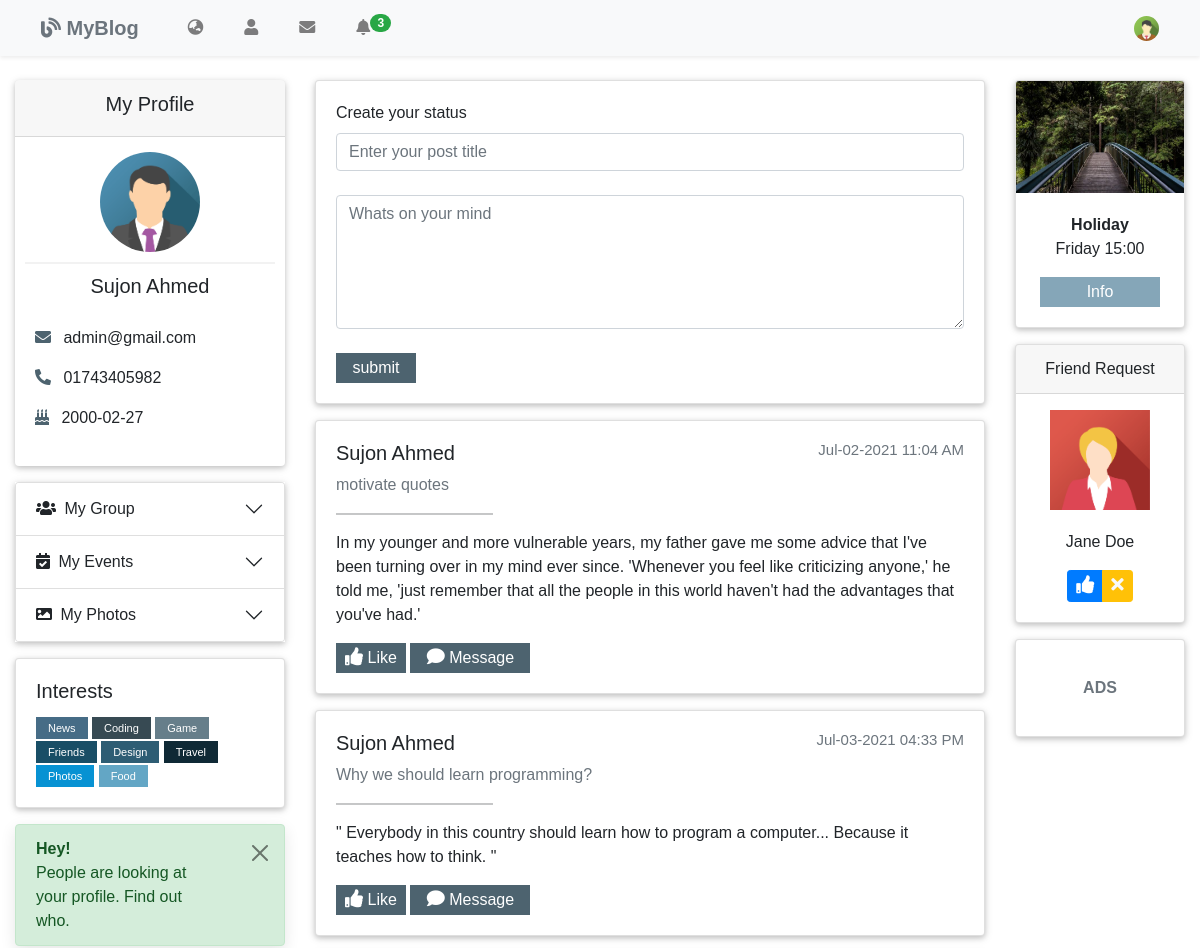
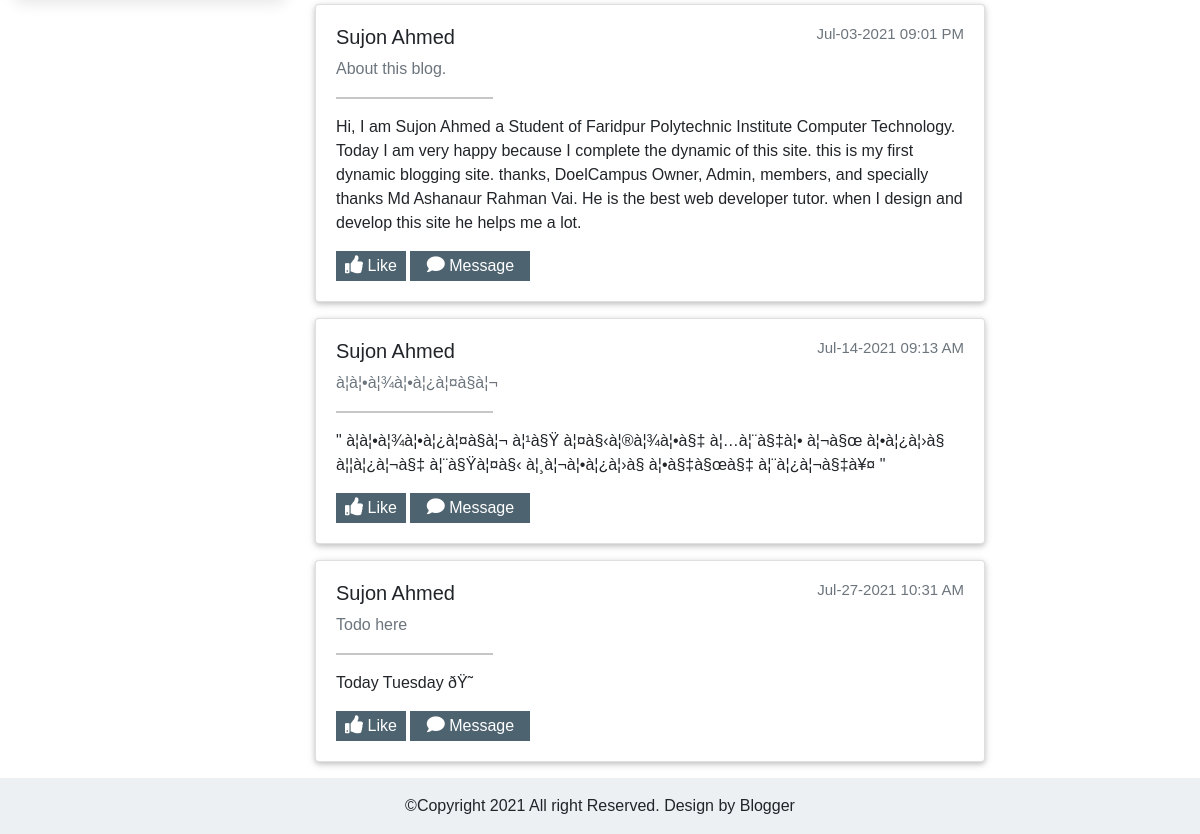
/myblog.php (signed in), run on the app's committed database (2 pictures, top to bottom).
### tables this page shows
CREATE TABLE `users` (
  `id` int(11) NOT NULL,
  `user_name` varchar(30) NOT NULL,
  `user_email` varchar(40) NOT NULL,
  `user_phone` varchar(15) NOT NULL,
  `date_of_bath` varchar(100) NOT NULL,
  `user_pass` varchar(255) NOT NULL,
  `user_about` longtext NOT NULL,
  `user_created_at` datetime NOT NULL DEFAULT current_timestamp()
);

CREATE TABLE `post` (
  `id` int(11) NOT NULL,
  `user_id` int(10) NOT NULL,
  `post_title` varchar(70) NOT NULL,
  `post_body` longtext NOT NULL,
  `post_created_at` datetime NOT NULL DEFAULT current_timestamp()
);

### myblog.php (the view, shortened to what this page needs)
<?php
    require 'connection.php';
    if(isset($_GET['id'])) {
        $id = $_GET['id'];
       $post_sql = "SELECT * FROM `post` WHERE  user_id = '$id'  ORDER BY id DESC";
        $post_result = $con->query($post_sql);
        $sql = "SELECT * FROM `users` WHERE id = '$id'";
        $result = $con->query($sql);
        if($result->num_rows > 0) {
            while($row = $result->fetch_object()){
                $id = $row->id;
                $user_name = $row->user_name;
                $user_email = $row->user_email;
                $user_phone = $row->user_phone;
                $date_of_bath = $row->date_of_bath;
                $user_pass = $row->user_pass;
                $user_about = $row->user_about;
                $user_created_at = $row->user_created_at;
            }
        }
    }
    else{
        $id = $_SESSION['id'];
        $post_sql = "SELECT * FROM `post` WHERE user_id = '$id'";
        $post_result = $con->query($post_sql);
        $sql = "SELECT * FROM `users` WHERE id = '$id'";
        $result = $con->query($sql);
        if($result->num_rows > 0) {
            while($row = $result->fetch_object()){
                $user_name = $row->user_name;
                $user_email = $row->user_email;
                $user_phone = $row->user_phone;
                $date_of_bath = $row->date_of_bath;
            }
        }
    }
?>
<!DOCTYPE html>
<html lang="en">
<head>
    <link rel="stylesheet" href="asset/css/style.css">
    <link rel="stylesheet" href="asset/css/bootstrap.min.css">
    <link rel="stylesheet" href="https://stackpath.bootstrapcdn.com/bootstrap/4.1.3/css/bootstrap.min.css">
    <link rel="stylesheet" href="https://cdnjs.cloudflare.com/ajax/libs/font-awesome/4.7.0/css/font-awesome.min.css">
    <link rel="stylesheet" href="https://cdnjs.cloudflare.com/ajax/libs/font-awesome/5.15.3/css/all.min.css" />
</head>
<body>
    <nav class="navbar navbar-expand-lg navbar-light bg-light shadow-sm fixed-top">
        <a class="navbar-brand text-secondary" href="index.php"><span class="fas fa-blog"></span><strong> MyBlog</strong></a>
        <div class="collapse navbar-collapse" id="navbarSupportedContent">
            <ul class="navbar-nav mr-auto">
            <li class="nav-item">
                <a class="nav-link" title="News" href="#"><i class="fa fa-globe-asia"><span class="ml-2 news">News</span></i></a>
            </li>
            <li class="nav-item">
                <a class="nav-link" title="Account Settings" href="#"><i class="fa fa-user"><span class="ml-2 account-settings">Account Settings</span></i></a>
            </li>
            <li class="nav-item">
                <a class="nav-link" title="Message" href="#"><i class="fa fa-envelope"><span class="ml-2 message">Message</span></i></a>
            </li>
            <li class="nav-item dropdown">
                <a class="nav-link" href="#" title="Notifications" id="navbarDropdown" role="button" data-toggle="dropdown" >
                    <i class="fa fa-bell"><sup class="badge badge-success badge-pill">3</sup><span class="ml-2 notifications">Notifications</span></i>
                </a>
            </li>
            </ul>
            <a href="dashboard.php"><img src="asset/img/avatar2.png" title="My Dashboard" class="avatar2" alt="avatar"></a>
        </div>
    </nav>
    <div class="container-fluid">
        <div class="row">
            <div class="col-md-3 col-sm-12">
                <div class="card  border-0 card-profile">
                    <div class="card-header text-center">
                        <h5>My Profile</h5>
                    </div>
                    <img src="asset/img/avatar3.png" class="card-img-top " alt="...">
                    <span class="hr"></span>
                    <h5 class="text-center"><?php echo $user_name; ?></h5>
                    <div class="card-body">
                        <p><i class="fa fa-envelope mr-2"></i> <?php echo $user_email; ?></p>
                        <p><i class="fa fa-phone-alt mr-2"></i> <?php echo $user_phone; ?></p>
                        <p><i class="fa fa-birthday-cake mr-2"></i> <?php echo $date_of_bath; ?></p>
                    </div>
                </div>
                <div class="accordion mb-3 mt-3" id="accordionPanelsStayOpenExample">
                    <div class="accordion-item">
                        <h2 class="accordion-header" id="panelsStayOpen-headingTwo">
                            <button class="accordion-button collapsed" type="button" data-bs-toggle="collapse" data-bs-target="#panelsStayOpen-collapseOne" aria-expanded="false" aria-controls="panelsStayOpen-collapseOne">
                                <span><i class="fa fa-users mr-1"> </i> My Group</span>
                            </button>
                        </h2>
                    </div>
                    <div class="accordion-item">
                        <h2 class="accordion-header" id="panelsStayOpen-headingTwo">
                            <button class="accordion-button collapsed" type="button" data-bs-toggle="collapse" data-bs-target="#panelsStayOpen-collapseTwo" aria-expanded="false" aria-controls="panelsStayOpen-collapseTwo">
                                <span><i class="fa fa-calendar-check-o mr-1"> </i> My Events</span>
                            </button>
                        </h2>
                    </div>
                    <div class="accordion-item">
                        <h2 class="accordion-header" id="panelsStayOpen-headingThree">
                            <button class="accordion-button collapsed" type="button" data-bs-toggle="collapse" data-bs-target="#panelsStayOpen-collapseThree" aria-expanded="false" aria-controls="panelsStayOpen-collapseThree">
                                <span><i class="fa fa-image mr-1"> </i> My Photos</span>
                            </button>
                        </h2>
                    </div>
                </div>
                <div class="card interests mb-3">
                    <div class="card-body">
                        <h5 class="card-title">Interests</h5>
                        <p class="card-text">
                            <a href="#" class="newspaper">News</a>
                            <a href="#" class="coding">Coding</a>
                            <a href="#" class="game">Game</a>
                            <a href="#" class="friends">Friends</a>
                            <a href="#" class="design">Design</a>
                            <a href="#" class="travel">Travel</a>
                            <a href="#" class="photo">Photos</a>
                            <a href="#" class="food">Food</a>
                        </p>
                    </div>
                </div>
                <div class="alert alert-success alert-dismissible fade show" role="alert">
                    <strong>Hey!</strong> <br>People are looking at your profile. Find out who.
                    <button type="button" class="btn-close" data-bs-dismiss="alert" aria-label="Close"></button>
                </div>
            </div>
            <div class="col-md-7">
            <div class="card card-status">
                                <div class="card-body">
                                <form action="profile_insert.php" method="POST">
                                    <label for="status">Create your status</label>
                                    <input name="title" id="status" class="form-control " type="text" placeholder="Enter your post title" aria-label=".form-control-sm example"><br>
                                    <textarea name="body" placeholder="Whats on your mind" class="form-control" cols="30" rows="5"></textarea><br>
                                    <input type="submit" name="submit" value="submit" class="post_btn">
                                </form>
                                </div>
                            </div>
                <?php
                    if($post_result->num_rows > 0){
                        while($post_row = $post_result->fetch_object()) {
                            ?>
                <div class="card card-post mt-3">
                    <div class="card-body">
                        <h5 class="author"><?php echo $user_name;?> <span class="float-right text-secondary update_time"><?php echo date('M-d-Y h:i A',strtotime($post_row->post_created_at));?></span></h5>
                        <p class="title text-secondary"><?php echo $post_row->post_title;?></p>
                        <hr class="w-25">
                        <p><?php echo $post_row->post_body;?></p>
                        <button type="submit" class="like_btn"><i class="fas fa-thumbs-up"></i> Like</button>
                       <button type="submit" class="comment_btn"><i class="fas fa-comment"></i> Message</button>
                    </div>
                </div>
                        <?php
                        }
                    }
                ?>
            </div>
            <div class="col-md-2">
                <div class="card card-events text-center">
                    <img src="asset/img/forest.jpg" class="card-img-top" alt="forest">
                    <div class="card-body">
                        <p class="card-text"><strong>Holiday</strong><br> Friday 15:00</p>
                        <button class="holiday">Info</button>
                    </div>
                </div>
                <div class="card friend-request text-center mt-3">
                    <div class="card-header mb-3">Friend Request</div>
                    <img src="asset/img/avatar5.png" class="card-img-center m-auto" alt="forest">
                    <div class="card-body">
                        <p class="card-text">Jane Doe</p>
                        <div class="btn-group" role="group" aria-label="Basic example">
                            <button type="button" class="btn btn-primary btn-sm"><i class="fas fa-thumbs-up"></i></button>
                            <button type="button" class="btn btn-warning btn-sm text-light"><i class="fas fa-times"></i></button>
                        </div>
                    </div>
                </div>
                <div class="card mt-3 py-3 text-center text-secondary ads">
                   <div class="card-body">
                       <strong>ADS</strong>
                   </div>
                </div>
            </div>
        </div>
        <div class="row mt-3">
            <div class="col-md-12 col-sm-12 footer">
                <p class="text-center px-2 my-3">&copy;Copyright 2021 All right Reserved. Design by Blogger</p>
            </div>
        </div>
    </div>
</body>
</html>

### asset/css/style.css (style rules this page uses)
* { margin: 0; padding: 0; box-sizing: border-box; font-family: 'Josefin Sans',Arial, Helvetica, sans-serif; }
a { text-decoration: none; }
body { background: rgb(245, 247, 248); }
.navbar-brand { margin-left: 25px; font-family: 'Josefin Sans',Arial, Helvetica, sans-serif; }
a img.avatar2 { width: 25px; height: 25px; border-radius: 50%; margin-right: 25px; }
.nav-item a.nav-link i { margin-left: 25px; }
i.fas { font-size: 18px; }
span.fas { font-size: 20px; }
.container-fluid { margin-top: 80px; }
.card-profile img.card-img-top { width: 100px; height: 100px; border-radius: 50%; margin: auto; margin-top: 15px; }
.card-profile { box-shadow: 0 2px 5px 0 rgb(0 0 0 / 16%), 0 2px 10px 0 rgb(0 0 0 / 12%); }
span.hr { border: 1px solid #f2f2f2; margin: 10px; }
.card-body i.fa { color: rgb(77, 99, 111); }
.accordion { box-shadow: 0 2px 5px 0 rgb(0 0 0 / 16%), 0 2px 10px 0 rgb(0 0 0 / 12%); }
.interests { box-shadow: 0 2px 5px 0 rgb(0 0 0 / 16%), 0 2px 10px 0 rgb(0 0 0 / 12%); }
.card-text a.newspaper { font-size: 11px; text-decoration: none; padding: 5px 12px; background: rgb(70, 108, 134); color: white; }
.card-text a.coding { font-size: 11px; text-decoration: none; padding: 5px 12px; background: rgb(55, 74, 83); color: white; }
.card-text a.game { font-size: 11px; text-decoration: none; padding: 5px 12px; background: rgb(102, 126, 138); color: white; }
.card-text a.friends { font-size: 11px; text-decoration: none; padding: 5px 12px; background: rgb(25, 78, 102); color: white; }
.card-text a.food { font-size: 11px; text-decoration: none; padding: 5px 12px; background: rgb(99, 166, 197); color: white; }
.card-text a.design { font-size: 11px; text-decoration: none; padding: 5px 12px; background: rgb(46, 93, 116); color: white; }
.card-text a.travel { font-size: 11px; text-decoration: none; padding: 5px 12px; background: rgb(15, 41, 53); color: white; }
.card-text a.photo { font-size: 11px; text-decoration: none; padding: 5px 12px; background: rgb(7, 146, 211); color: white; }
.alert { box-shadow: 0 5px 15px rgba(0,0,0,.1); }
.card-status { box-shadow: 0 2px 5px 0 rgb(0 0 0 / 16%), 0 2px 10px 0 rgb(0 0 0 / 12%); }
.post_btn { width: 80px; height: 30px; background: rgb(77, 99, 111); color: #fff; border: none; outline: none; }
.like_btn { width: 70px; height: 30px; background: rgb(77, 99, 111); color: #fff; border: none; outline: none; }
.comment_btn { width: 120px; height: 30px; background: rgb(77, 99, 111); color: #fff; border: none; outline: none; }
.comment_btn i.fas { color: #fff; }
.card-post { box-shadow: 0 2px 5px 0 rgb(0 0 0 / 16%), 0 2px 10px 0 rgb(0 0 0 / 12%); }
span.update_time { font-size: 15px; }
.card-events { box-shadow: 0 2px 5px 0 rgb(0 0 0 / 16%), 0 2px 10px 0 rgb(0 0 0 / 12%); }
button.holiday { width: 120px; height: 30px; line-height: 30px; background: rgb(133, 166, 184); color: #fff; border: none; outline: none; }
.friend-request { box-shadow: 0 2px 5px 0 rgb(0 0 0 / 16%), 0 2px 10px 0 rgb(0 0 0 / 12%); }
.friend-request img { width: 100px; height: 100px; }
.ads { box-shadow: 0 2px 5px 0 rgb(0 0 0 / 16%), 0 2px 10px 0 rgb(0 0 0 / 12%); }
.footer { background: hsl(206, 21%, 94%); }

### data on the page
users: user_name "Sujon Ahmed", user_email "admin@gmail.com", user_phone "01743405982", date_of_bath "2000-02-27"
post: user.user_name "Sujon Ahmed", post_created_at "Jul-02-2021 11:04 AM", post_title "motivate quotes", post_body "In my younger and more vulnerable years, my father gave me some advice that I've been turning over in my mind ever since. 'Whenever you feel like criticizing anyone,' he told me, 'just remember that all the people in this world haven't had the advantages that you've had.'"
post: user.user_name "Sujon Ahmed", post_created_at "Jul-03-2021 04:33 PM", post_title "Why we should learn programming?", post_body "\" Everybody in this country should learn how to program a computer... Because it teaches how to think. \""
post: user.user_name "Sujon Ahmed", post_created_at "Jul-03-2021 09:01 PM", post_title "About this blog.", post_body "Hi, I am Sujon Ahmed a Student of Faridpur Polytechnic Institute Computer Technology. Today I am very happy because I complete the dynamic of this site. this is my first dynamic blogging site. thanks, DoelCampus Owner, Admin, members, and specially thanks Md Ashanaur Rahman Vai. He is the best web developer tutor. when I design and develop this site he helps me a lot."
post: user.user_name "Sujon Ahmed", post_created_at "Jul-14-2021 09:13 AM", post_title "à¦à¦•à¦¾à¦•à¦¿à¦¤à§à¦¬", post_body "\" à¦à¦•à¦¾à¦•à¦¿à¦¤à§à¦¬ à¦¹à§Ÿ à¦¤à§‹à¦®à¦¾à¦•à§‡ à¦…à¦¨à§‡à¦• à¦¬à§œ à¦•à¦¿à¦›à§ à¦¦à¦¿à¦¬à§‡ à¦¨à§Ÿà¦¤à§‹ à¦¸à¦¬à¦•à¦¿à¦›à§ à¦•à§‡à§œà§‡ à¦¨à¦¿à¦¬à§‡à¥¤ \""
post: user.user_name "Sujon Ahmed", post_created_at "Jul-27-2021 10:31 AM", post_title "Todo here", post_body "Today Tuesday ðŸ˜"
